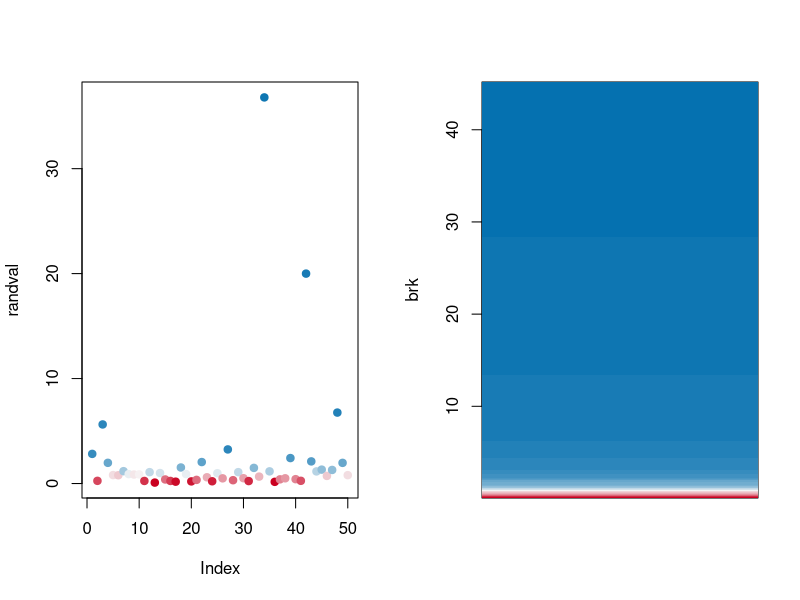

This chart was generated by the following R code:
quantColor <- function(x,col=c("#ca0020","#f7f7f7","#0571b0"),n=length(x)){
  # x is a vector of values
  # col is a sequence of colors, optional
  # n is a number of distinct colors, optional
  Pal <- colorRampPalette(col)
  brk <- quantile(x, probs=seq(0,1,length.out=n))
  Pal(n)[cut(x, breaks=brk, include.lowest=T)]
}

quantColorLegend <- function(x,col=c("#ca0020","#f7f7f7","#0571b0"),n=length(x)){
  # x is a vector of values
  # col is a sequence of colors, optional
  # n is a number of distinct colors, optional
  Pal <- colorRampPalette(col)
  brk <- quantile(x, probs=seq(0,1,length.out=n))
  colors <- Pal(n)[cut(x, breaks=brk, include.lowest=T)]
  image(1, brk, t(matrix(1:n)), col=Pal(n), xaxt="n", xlab="")
}

randval <- exp(rnorm(50,0,1.2))
par(mfcol=c(1,2))
plot(randval,pch=19,col=quantColor(randval))
quantColorLegend(randval)